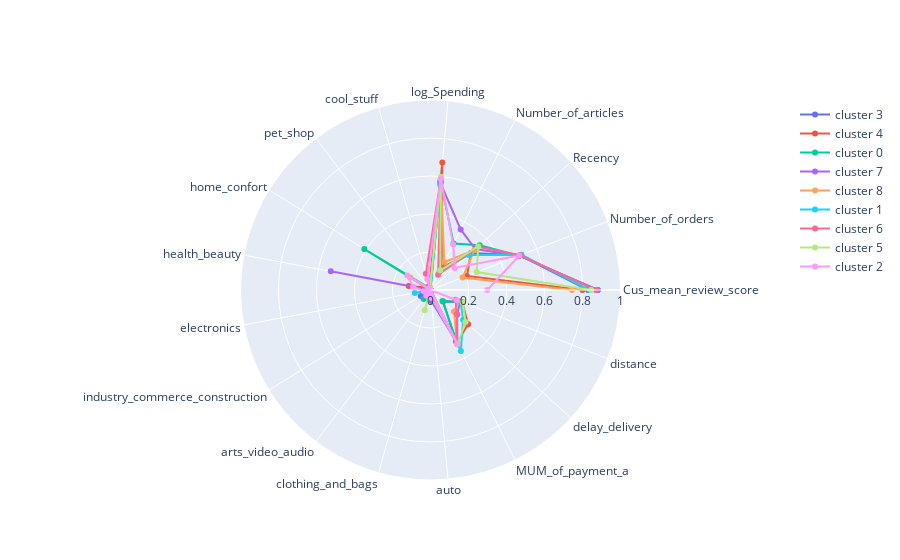

The code cell stored with this chart in its notebook:
### Code cell
polarplt(df2, 'cluster_t2', selection)

### Figure 1 — Plotly figure (JSON) as saved in the notebook; plotly's stock layout.template omitted (floating-point values rounded to 4 significant figures)
{"data": [{"name": "cluster 3", "r": [0.8293, 0.5062, 0.2895, 0.1088, 0.5706, 0.002828, 0.01278, 0.0188, 0.003494, 0.0008318, 0.06039, 0.009649, 0.002662, 0.05759, 0.3007, 0.0899, 0.1723], "theta": ["Cus_mean_review_score", "Number_of_orders", "Recency", "Number_of_articles", "log_Spending", "cool_stuff", "pet_shop", "home_confort", "health_beauty", "electronics", "industry_commerce_construction", "arts_video_audio", "clothing_and_bags", "auto", "MUM_of_payment_a", "delay_delivery", "distance", "cluster_t2", "cluster_M0"], "type": "scatterpolar"}, {"name": "cluster 4", "r": [0.8001, 0.2057, 0.2871, 0.1316, 0.6738, 0.02242, 0.004016, 0.0257, 0.1167, 0.01044, 0.01305, 0.02811, 0.01339, 0.007363, 0.3102, 0.268, 0.1793], "theta": ["Cus_mean_review_score", "Number_of_orders", "Recency", "Number_of_articles", "log_Spending", "cool_stuff", "pet_shop", "home_confort", "health_beauty", "electronics", "industry_commerce_construction", "arts_video_audio", "clothing_and_bags", "auto", "MUM_of_payment_a", "delay_delivery", "distance", "cluster_t2", "cluster_M0"], "type": "scatterpolar"}, {"name": "cluster 0", "r": [0.8804, 0.5002, 0.3503, 0.2732, 0.575, 0.0006039, 0.0153, 0.4095, 5.032e-05, null, 0.002315, 0.05952, null, 0.01349, 0.3195, 0.08515, 0.1791], "theta": ["Cus_mean_review_score", "Number_of_orders", "Recency", "Number_of_articles", "log_Spending", "cool_stuff", "pet_shop", "home_confort", "health_beauty", "electronics", "industry_commerce_construction", "arts_video_audio", "clothing_and_bags", "auto", "MUM_of_payment_a", "delay_delivery", "distance", "cluster_t2", "cluster_M0"], "type": "scatterpolar"}, {"name": "cluster 7", "r": [0.8807, 0.5, 0.3195, 0.3563, 0.5656, null, 8.599e-05, 0.0008599, 0.5341, 8.599e-05, null, 0.000172, null, 8.599e-05, 0.3165, 0.1905, 0.1681], "theta": ["Cus_mean_review_score", "Number_of_orders", "Recency", "Number_of_articles", "log_Spending", "cool_stuff", "pet_shop", "home_confort", "health_beauty", "electronics", "industry_commerce_construction", "arts_video_audio", "clothing_and_bags", "auto", "MUM_of_payment_a", "delay_delivery", "distance", "cluster_t2", "cluster_M0"], "type": "scatterpolar"}, {"name": "cluster 8", "r": [0.745, 0.1808, 0.3132, 0.1634, 0.5872, 0.009877, 0.004311, 0.1261, 0.005487, 0.005384, 0.006249, 0.003772, 0.01166, 0.003201, 0.3136, 0.1672, 0.1596], "theta": ["Cus_mean_review_score", "Number_of_orders", "Recency", "Number_of_articles", "log_Spending", "cool_stuff", "pet_shop", "home_confort", "health_beauty", "electronics", "industry_commerce_construction", "arts_video_audio", "clothing_and_bags", "auto", "MUM_of_payment_a", "delay_delivery", "distance", "cluster_t2", "cluster_M0"], "type": "scatterpolar"}, {"name": "cluster 1", "r": [0.8375, 0.5135, 0.274, 0.1209, 0.5563, 0.00301, 0.001881, 0.004816, 0.001806, 0.08383, 0.002558, 0.01668, 0.000301, 0.00158, 0.3584, 0.2323, 0.1705], "theta": ["Cus_mean_review_score", "Number_of_orders", "Recency", "Number_of_articles", "log_Spending", "cool_stuff", "pet_shop", "home_confort", "health_beauty", "electronics", "industry_commerce_construction", "arts_video_audio", "clothing_and_bags", "auto", "MUM_of_payment_a", "delay_delivery", "distance", "cluster_t2", "cluster_M0"], "type": "scatterpolar"}, {"name": "cluster 6", "r": [0.8694, 0.5057, 0.3371, 0.08999, 0.5814, 0.0894, 0.0002212, 0.001161, 0.000553, 0.0007743, 0.0006636, 0.001217, 0.0007743, 0.0008849, 0.308, 0.1875, 0.1409], "theta": ["Cus_mean_review_score", "Number_of_orders", "Recency", "Number_of_articles", "log_Spending", "cool_stuff", "pet_shop", "home_confort", "health_beauty", "electronics", "industry_commerce_construction", "arts_video_audio", "clothing_and_bags", "auto", "MUM_of_payment_a", "delay_delivery", "distance", "cluster_t2", "cluster_M0"], "type": "scatterpolar"}, {"name": "cluster 5", "r": [0.8458, 0.2606, 0.3404, 0.1139, 0.5983, 0.006971, 0.000601, 0.009856, 0.001442, 0.001442, 0.001442, 0.001803, 0.1109, 0.0008413, 0.3181, 0.2494, 0.182], "theta": ["Cus_mean_review_score", "Number_of_orders", "Recency", "Number_of_articles", "log_Spending", "cool_stuff", "pet_shop", "home_confort", "health_beauty", "electronics", "industry_commerce_construction", "arts_video_audio", "clothing_and_bags", "auto", "MUM_of_payment_a", "delay_delivery", "distance", "cluster_t2", "cluster_M0"], "type": "scatterpolar"}, {"name": "cluster 2", "r": [0.2987, 0.5011, 0.1728, 0.268, 0.5871, 0.05939, 0.006806, 0.1439, 0.0927, 0.03465, 0.01918, 0.0365, 0.02495, 0.04063, 0.3158, -0.4294, 0.1489], "theta": ["Cus_mean_review_score", "Number_of_orders", "Recency", "Number_of_articles", "log_Spending", "cool_stuff", "pet_shop", "home_confort", "health_beauty", "electronics", "industry_commerce_construction", "arts_video_audio", "clothing_and_bags", "auto", "MUM_of_payment_a", "delay_delivery", "distance", "cluster_t2", "cluster_M0"], "type": "scatterpolar"}], "layout": {"polar": {"radialaxis": {"range": [0, 1], "visible": true}}, "showlegend": true}}
